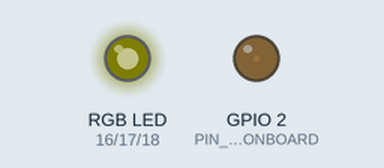
A sketch run on a simulated ESP32. Shown: an RGB LED mixed from three pins (HIGH = lit), output pins drawn as LEDs (lit = HIGH). Dim RGB values are drawn brighter than linear.

Above: at 0.05 s.
At 1.15 s:
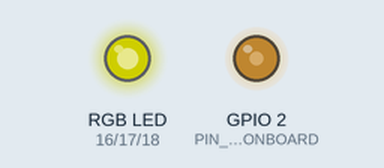
At 2.3 s:
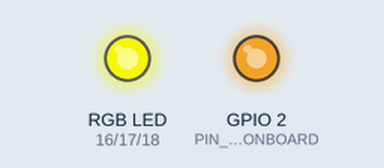
At 3.45 s:
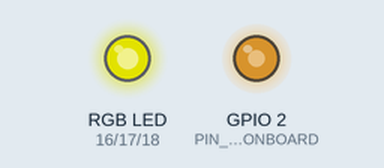
At 4.6 s:
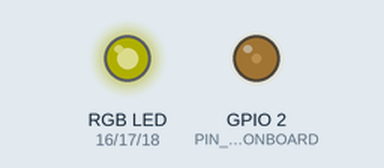
Timing chart, 0 to 6.7 s (numbered marks = the images above):
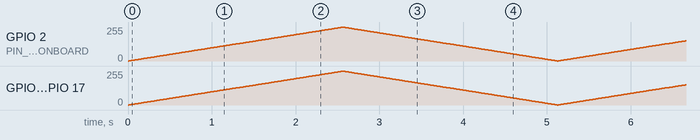

The sketch:

Test1.ino
```cpp
#include <Arduino.h>
//Key：Yellow=Red+Green
#define PWM_FREQ_HZ        2000
#define PWM_CH_LED_RED     0
#define PWM_CH_LED_GREEN   1
#define PWM_CH_LED_BLUE    2
#define PWM_CH_LED_ONBOARD 3
#define PWM_RESOLUTION     8

#define PIN_LED_RED     16
#define PIN_LED_GREEN   17
#define PIN_LED_BLUE    18
#define PIN_LED_ONBOARD 2

int PWMRedValue=0;
int PWMGreenValue=0;
int PWMBlueValue=0;
int PWMOnBoardValue=0;

int LEDState=0;

void setup()
{
    Serial.begin(115200);
    pinMode(PIN_LED_RED, OUTPUT);
    pinMode(PIN_LED_GREEN, OUTPUT);
    pinMode(PIN_LED_BLUE, OUTPUT);
    pinMode(PIN_LED_ONBOARD, OUTPUT);

    ledcSetup(PWM_CH_LED_RED,     PWM_FREQ_HZ, PWM_RESOLUTION);
    ledcSetup(PWM_CH_LED_GREEN,   PWM_FREQ_HZ, PWM_RESOLUTION);
    ledcSetup(PWM_CH_LED_BLUE,    PWM_FREQ_HZ, PWM_RESOLUTION);
    ledcSetup(PWM_CH_LED_ONBOARD, PWM_FREQ_HZ, PWM_RESOLUTION);

    ledcAttachPin(PIN_LED_RED,    PWM_CH_LED_RED);
    ledcAttachPin(PIN_LED_GREEN,  PWM_CH_LED_GREEN);
    ledcAttachPin(PIN_LED_BLUE,   PWM_CH_LED_BLUE);
    ledcAttachPin(PIN_LED_ONBOARD,PWM_CH_LED_ONBOARD);

}

void loop()
{
    ledcWrite(PWM_CH_LED_RED,PWMRedValue);
    ledcWrite(PWM_CH_LED_GREEN,PWMGreenValue);
    ledcWrite(PWM_CH_LED_ONBOARD,PWMOnBoardValue);

    if(PWMRedValue==255)LEDState=1;
    if(PWMRedValue==0)LEDState=0;

    if(LEDState>0)
    {
        PWMRedValue--;
        PWMGreenValue--;
        PWMOnBoardValue--;
    }
    else
    {

        PWMRedValue++;
        PWMGreenValue++;
        PWMOnBoardValue++;
    }

    delay(10);

}
```
